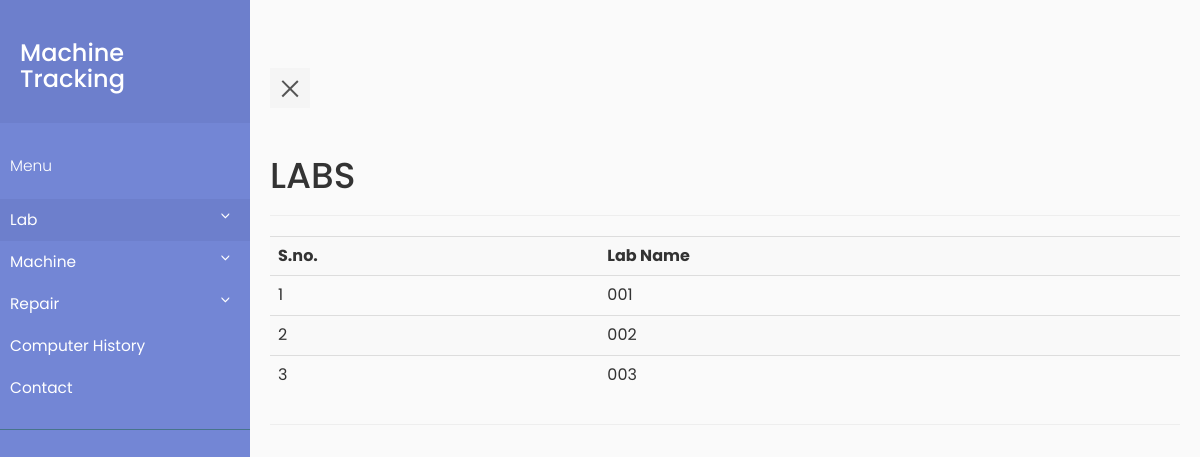
Page /viewlab.php (signed in) on the earlier database version.
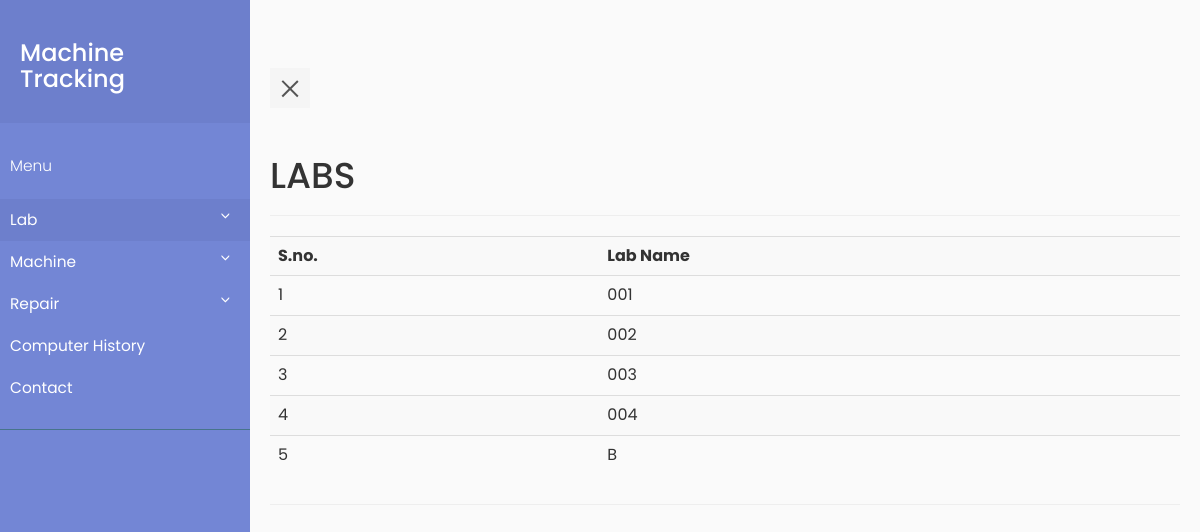
Same page on the later database version.
### tables this page shows
CREATE TABLE `lab` (
  `lab_id` int(11) NOT NULL,
  `name` varchar(20) DEFAULT NULL,
  `department` varchar(40) DEFAULT NULL
);

### viewlab.php (the view, shortened to what this page needs)
<?php
    require_once "pdo.php";
?>
<html>
<head>
    <link rel="stylesheet" type="text/css" href="https://maxcdn.bootstrapcdn.com/bootstrap/3.3.7/css/bootstrap.min.css" >
    <link rel="stylesheet" type="text/css" href="style5.css">
</head>
<body>
                  <div class="wrapper">
       <?php include "navbar.php" ;?>
    <div class="container-fluid row" id="container">
    <div class="page-header">
    <h1>LABS</h1>
    </div>
    <?php
        $stmtcnt = $pdo->query("SELECT COUNT(*) FROM lab ");
        $row = $stmtcnt->fetch(PDO::FETCH_ASSOC);
        if($row['COUNT(*)']!=='0')
        {
            $i=1;
            $stmtread = $pdo->query("SELECT name FROM lab ORDER BY name");
            echo ("<table class=\"table table-striped\">
                <tr> <th>S.no.</th><th>Lab Name</th> </tr>");
            while ( $row = $stmtread->fetch(PDO::FETCH_ASSOC) )
            {
                echo ("<tr>");
                echo ("<td>");
                echo($i);
                echo("</td>");
                echo ("<td>");
                echo(htmlentities($row['name']));
                echo ("</td>");
                $i++;
            }
            echo('</table>');
        }
    ?>
    </div>
</div>
</body>
</html>

Differences in the rows shown:
added lab: name "004"
added lab: name "B"
